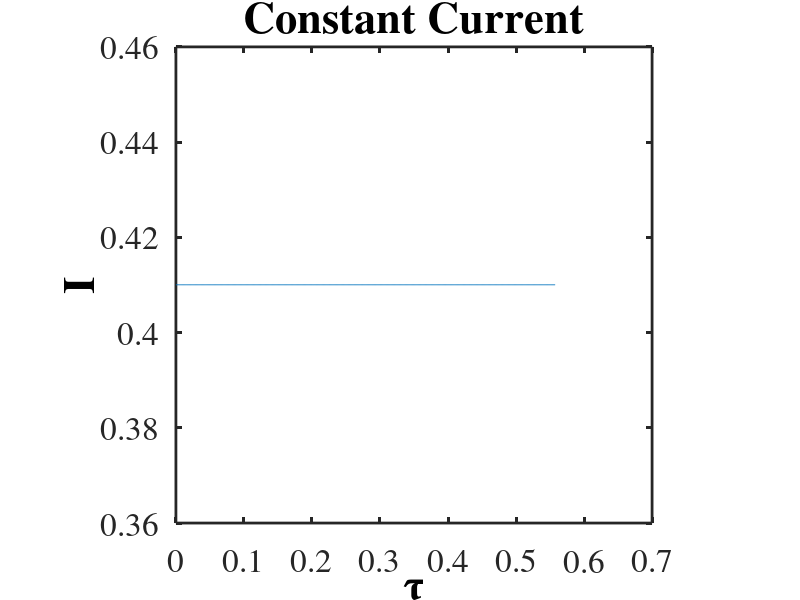
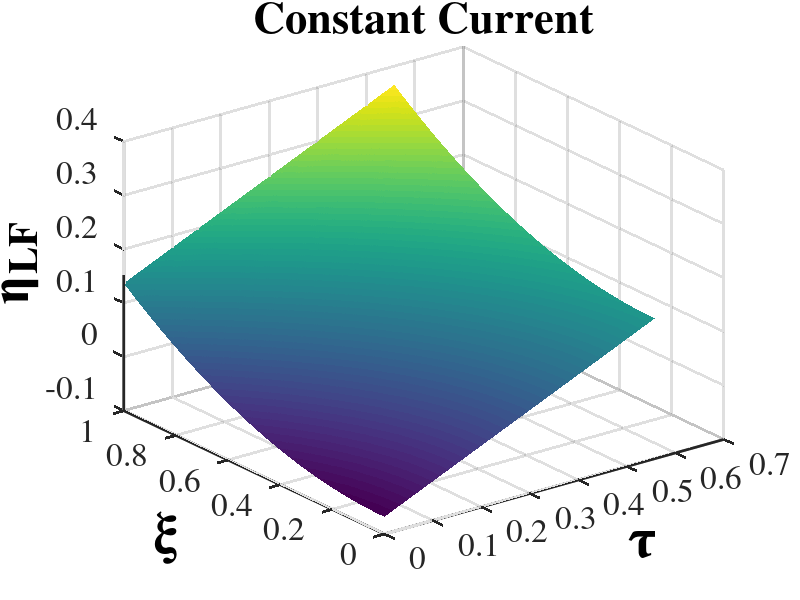
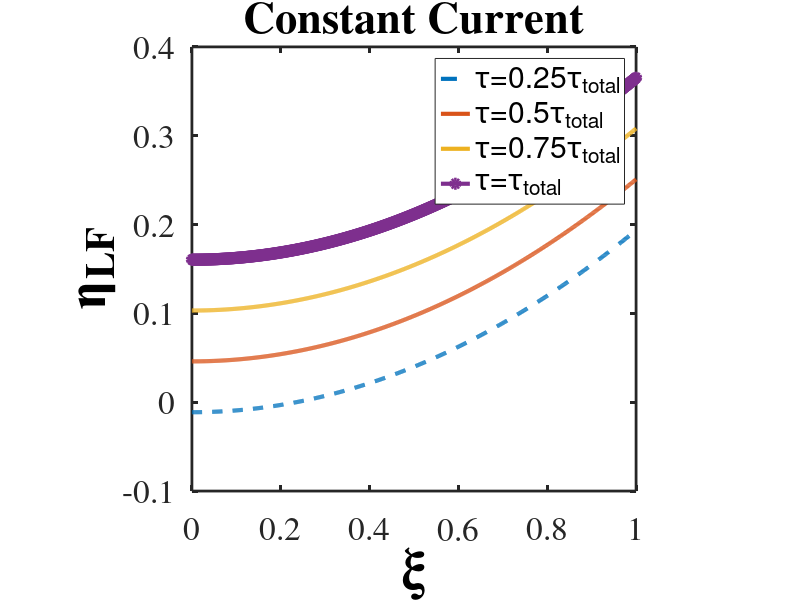

These figures' MATLAB source, in order: (Note: this script raises an error after producing the figures.)
%%%%%%%%%%%%%%%%%%%%%%%%%%%%%%%%%%%%%%%%%%%%%%%
%%% Script to solve the simple example
%%%     for model inadequecy
%%%%%%%%%%%%%%%%%%%%%%%%%%%%%%%%%%%%%%%%%%
clear all
close all


%% Parameters
kappa = 0.0195174;   %--- sec/m
sigma = 52.1;   %--- sec/m
gamma = kappa/sigma;
L = 50e-6;  %--- m
C = 0.03134;  %--- F/m2
a = 4.19956e7/C;   %--- m
V0 = 1.25;   %--- volt
Iunscaled = 200;   %--- Amp/m^2
Ls = 25e-6;  %--- m
kappa_s = 0.0311627;   %--- sec/m

Nt = 700;  %--- number of time steps
Nx = 700;  %--- number of space steps 

%% Domain
t = linspace(0,3 , Nt);  %--- sec
x = linspace(0,L , Nx);

% convert to nondimesional values
tau = (kappa*sigma/(kappa+sigma))*(1/(a*C*L^2)) .* t;
xi = x ./ L;
Nxi = Nx ; Ntau = Nt;

%% Applied Current
t_conv = a*C*L^2*(kappa+sigma)/(kappa*sigma);

I = (Iunscaled*(L/V0)*((kappa+sigma)/(sigma*kappa))) * ones(1,Nt);

figure(1)
plot(tau,I);
axis square
set(gca,'LineWidth',2,'FontSize',24,'FontWeight','normal','FontName','Times')
set(get(gca,'XLabel'),'String','\tau','FontSize',32,'FontWeight','bold','FontName','Times')
set(get(gca,'YLabel'),'String','I','FontSize',32,'FontWeight','bold','FontName','Times')
set(gcf,'Position',[1 1 round(1000) round(1000)])
set(get(gca,'Title'),'String','Constant Current','FontSize',32,'FontWeight','bold','FontName','Times')


%%========================================================
%% Solution of LF model
eta_bar = tau.*I;

for i = 1 : size(tau,2) % time
    for j = 1 : size(xi,2) % space
        etaLF(j,i) = (I(i)/2)*xi(j)^2 - ((I(i)*gamma)/(1+gamma))*xi(j) + eta_bar(i) - I(i)/6 + (I(i)*gamma)/(2*I(i)+2*gamma);
    end
end

figure
surf(tau, xi, etaLF,'EdgeColor','none')
% axis square
set(gca,'LineWidth',2,'FontSize',24,'FontWeight','normal','FontName','Times')
set(get(gca,'XLabel'),'String','\tau','FontSize',42,'FontWeight','bold','FontName','Times')
set(get(gca,'YLabel'),'String','\xi','FontSize',42,'FontWeight','bold','FontName','Times')
set(get(gca,'ZLabel'),'String','{\eta}_{LF}','FontSize',42,'FontWeight','bold','FontName','Times')
set(get(gca,'Title'),'String','Constant Current','FontSize',32,'FontWeight','bold','FontName','Times')
set(gcf,'Position',[1 1 round(1000) round(1000)])

figure
plot(xi,etaLF(:,Nt*0.25),'--','LineWidth',3); hold on
plot(xi,etaLF(:,Nt*0.5),'LineWidth',3);
plot(xi,etaLF(:,Nt*0.75),'LineWidth',3);
plot(xi,etaLF(:,Nt*1),'-o','LineWidth',3);
legend('\tau=0.25\tau_{total}', '\tau=0.5\tau_{total}', '\tau=0.75\tau_{total}','\tau=\tau_{total}')
axis square
set(gca,'LineWidth',2,'FontSize',24,'FontWeight','normal','FontName','Times')
set(get(gca,'XLabel'),'String','\xi','FontSize',42,'FontWeight','bold','FontName','Times')
set(get(gca,'YLabel'),'String','{\eta}_{LF}','FontSize',42,'FontWeight','bold','FontName','Times')
set(get(gca,'Title'),'String','Constant Current','FontSize',32,'FontWeight','bold','FontName','Times')
set(gcf,'Position',[1 1 round(1000) round(1000)])

%%========================================================
%% Solution of HF model
% 
% % computing Neumann BCs:
%-- alpha at xi=0
alpha = -I.*(gamma/(1+gamma));
%-- beta at xi=1
beta  =  I.*(1/(1+gamma));

% solving HF pde+bc using finite difference
etaHF = HFm_evolution(tau(1),tau(end),xi(1),xi(end), Ntau,Nxi, zeros(Nxi,Ntau), alpha, beta);

figure
surf(tau, xi, etaHF,'EdgeColor','none')
% axis square
set(gca,'LineWidth',2,'FontSize',24,'FontWeight','normal','FontName','Times')
set(get(gca,'XLabel'),'String','\tau','FontSize',32,'FontWeight','bold','FontName','Times')
set(get(gca,'YLabel'),'String','\xi','FontSize',32,'FontWeight','bold','FontName','Times')
set(get(gca,'ZLabel'),'String','{\eta}_{HF}','FontSize',32,'FontWeight','bold','FontName','Times')
set(get(gca,'Title'),'String','Constant Current','FontSize',32,'FontWeight','bold','FontName','Times')
set(gcf,'Position',[1 1 round(1000) round(1000)])

figure
plot(xi,etaHF(:,Nt*0.25),'--','LineWidth',3); hold on
plot(xi,etaHF(:,Nt*0.5),'LineWidth',3);
plot(xi,etaHF(:,Nt*0.75),'LineWidth',3);
plot(xi,etaHF(:,Nt*1),'-o','LineWidth',3);
legend('\tau=0.25\tau_{total}', '\tau=0.5\tau_{total}', '\tau=0.75\tau_{total}','\tau=\tau_{total}')
axis square
set(gca,'LineWidth',2,'FontSize',24,'FontWeight','normal','FontName','Times')
set(get(gca,'XLabel'),'String','\xi','FontSize',42,'FontWeight','bold','FontName','Times')
set(get(gca,'YLabel'),'String','{\eta}_{HF}','FontSize',42,'FontWeight','bold','FontName','Times')
set(get(gca,'Title'),'String','Constant Current','FontSize',32,'FontWeight','bold','FontName','Times')
set(gcf,'Position',[1 1 round(1000) round(1000)])

%%========================================================
%% Error evolution = HF model - LF model

eps_exact = etaHF - etaLF;

figure
surf(tau, xi, eps_exact,'EdgeColor','none')
% axis square
set(gca,'LineWidth',2,'FontSize',24,'FontWeight','normal','FontName','Times')
set(get(gca,'XLabel'),'String','\tau','FontSize',32,'FontWeight','bold','FontName','Times')
set(get(gca,'YLabel'),'String','\xi','FontSize',32,'FontWeight','bold','FontName','Times')
set(get(gca,'ZLabel'),'String','\epsilon_{exact}','FontSize',32,'FontWeight','bold','FontName','Times')
set(get(gca,'Title'),'String','Constant Current','FontSize',32,'FontWeight','bold','FontName','Times')
set(gcf,'Position',[1 1 round(1000) round(1000)])

figure
plot(xi,eps_exact(:,Nt*0.25),'--','LineWidth',3); hold on
plot(xi,eps_exact(:,Nt*0.5),'LineWidth',3);
plot(xi,eps_exact(:,Nt*0.75),'LineWidth',3);
plot(xi,eps_exact(:,Nt*1),'-o','LineWidth',3);
legend('\tau=0.25\tau_{total}', '\tau=0.5\tau_{total}', '\tau=0.75\tau_{total}','\tau=\tau_{total}')
axis square
set(gca,'LineWidth',2,'FontSize',24,'FontWeight','normal','FontName','Times')
set(get(gca,'XLabel'),'String','\xi','FontSize',42,'FontWeight','bold','FontName','Times')
set(get(gca,'YLabel'),'String','\epsilon_{exact}','FontSize',42,'FontWeight','bold','FontName','Times')
set(get(gca,'Title'),'String','Constant Current','FontSize',32,'FontWeight','bold','FontName','Times')
set(gcf,'Position',[1 1 round(1000) round(1000)])



%%========================================================
%% Solution of Error evolution (Paraboloc Equation Finite Difference)

% compute local residual
%dI_dtau = omega*t_conv*Im*cos(omega*t_conv.*tau);
dI_dtau = zeros(Nt,1);

for i = 1 : size(tau,2) % time
    for j = 1 : size(xi,2) % space
        rho(j,i) = dI_dtau(i)*( 0.5*xi(j)^2 - 1/6 - gamma*xi(j)/(1+gamma) + gamma/(2+2*gamma) );
    end
end

figure
surf(tau, xi,rho,'EdgeColor','none')
set(gca,'LineWidth',2,'FontSize',24,'FontWeight','normal','FontName','Times')
set(get(gca,'XLabel'),'String','\tau','FontSize',42,'FontWeight','bold','FontName','Times')
set(get(gca,'YLabel'),'String','\xi','FontSize',42,'FontWeight','bold','FontName','Times')
set(get(gca,'ZLabel'),'String','\rho','FontSize',42,'FontWeight','bold','FontName','Times')
set(get(gca,'Title'),'String','Constant Current','FontSize',32,'FontWeight','bold','FontName','Times')
set(gcf,'Position',[1 1 round(1000) round(1000)])

figure
plot(xi,rho(:,Nt*0.25),'--','LineWidth',3); hold on
plot(xi,rho(:,Nt*0.5),'LineWidth',3);
plot(xi,rho(:,Nt*0.75),'LineWidth',3);
plot(xi,rho(:,Nt*1),'-o','LineWidth',3);
legend('\tau=0.25\tau_{total}', '\tau=0.5\tau_{total}', '\tau=0.75\tau_{total}','\tau=\tau_{total}')
axis square
set(gca,'LineWidth',2,'FontSize',24,'FontWeight','normal','FontName','Times')
set(get(gca,'XLabel'),'String','\xi','FontSize',42,'FontWeight','bold','FontName','Times')
set(get(gca,'YLabel'),'String','{\rho}','FontSize',42,'FontWeight','bold','FontName','Times')
set(get(gca,'Title'),'String','Constant Current','FontSize',32,'FontWeight','bold','FontName','Times')
set(gcf,'Position',[1 1 round(1000) round(1000)])

% % compute IC: epsilon(tau=0) = etaHF(tau=0) - etaLF(tau=0): vector 1*Nx
etaHF(1:Nx,1) = 0;
ICond = etaHF(:,1) - etaLF(:,1);

% % compute BCs: 
% %-- deta/dxi = alpha  at xi=0
alpha_error = zeros(1,Nt);
 
% %-- deta/dxi = alpha  at xi=1
beta_error = zeros(1,Nt);


% compute evolution of error
epsilon = error_evolution(tau(1),tau(end),xi(1),xi(end), Ntau,Nxi, rho, ICond, alpha_error, beta_error);

figure
surf(tau, xi,epsilon,'EdgeColor','none')
% axis square
set(gca,'LineWidth',2,'FontSize',24,'FontWeight','normal','FontName','Times')
set(get(gca,'XLabel'),'String','\tau','FontSize',42,'FontWeight','bold','FontName','Times')
set(get(gca,'YLabel'),'String','\xi','FontSize',42,'FontWeight','bold','FontName','Times')
set(get(gca,'ZLabel'),'String','\epsilon','FontSize',42,'FontWeight','bold','FontName','Times')
set(get(gca,'Title'),'String','Constant Current','FontSize',32,'FontWeight','bold','FontName','Times')
set(gcf,'Position',[1 1 round(1000) round(1000)])

figure
plot(xi,epsilon(:,Nt*0.25),'--','LineWidth',3); hold on
plot(xi,epsilon(:,Nt*0.5),'LineWidth',3);
plot(xi,epsilon(:,Nt*0.75),'LineWidth',3);
plot(xi,epsilon(:,Nt*1),'-o','LineWidth',3);
legend('\tau=0.25\tau_{total}', '\tau=0.5\tau_{total}', '\tau=0.75\tau_{total}','\tau=\tau_{total}')
axis square
set(gca,'LineWidth',2,'FontSize',24,'FontWeight','normal','FontName','Times')
set(get(gca,'XLabel'),'String','\xi','FontSize',42,'FontWeight','bold','FontName','Times')
set(get(gca,'YLabel'),'String','{\epsilon}','FontSize',42,'FontWeight','bold','FontName','Times')
set(get(gca,'Title'),'String','Constant Current','FontSize',32,'FontWeight','bold','FontName','Times')
set(gcf,'Position',[1 1 round(1000) round(1000)])


%%========================================================
%% Computing Vcell
etaHF_xi0 = etaHF(1,:);
etaHF_xi1 = etaHF(end,:);
etaLF_xi0 = etaLF(1,:);
etaLF_xi1 = etaLF(end,:);

V_elecHF = ((1+2*gamma)/(1+gamma))*etaHF_xi1 - (gamma/(1+gamma))*etaHF_xi0 - (gamma/(1+gamma)^2)*I;
V_elecLF = ((1+2*gamma)/(1+gamma))*etaLF_xi1 - (gamma/(1+gamma))*etaLF_xi0 - (gamma/(1+gamma)^2)*I;


B = (Ls/kappa_s)*(kappa*sigma/(L*(kappa+sigma)));

V_cellHF = 1 - 0.5*B*I - V_elecHF;
V_cellLF = 1 - 0.5*B*I - V_elecLF;


figure
plot(tau,V_cellHF,'--','LineWidth',3); hold on
plot(tau,V_cellLF,'LineWidth',3); hold on
legend('HF model', 'LF model')
axis square
set(gca,'LineWidth',2,'FontSize',24,'FontWeight','normal','FontName','Times')
set(get(gca,'XLabel'),'String','\tau','FontSize',42,'FontWeight','bold','FontName','Times')
set(get(gca,'YLabel'),'String','V^*_{cell}','FontSize',42,'FontWeight','bold','FontName','Times')
set(get(gca,'Title'),'String','Constant Current','FontSize',32,'FontWeight','bold','FontName','Times')
set(gcf,'Position',[1 1 round(1000) round(1000)])

%%========================================================
%% Error in Velectrod

error_exact_Velec = V_elecHF - V_elecLF; 

% from eq. (62)
% epsilon0 = eps_exact(1,:);
% epsilon1 = eps_exact(end,:);
% 
% error_exact_Velec = ((1+2*gamma)/(1+gamma)) * epsilon1 - ...
%     (gamma/(1+gamma))*epsilon0;

% from eq. (67)
epsilon0 = -etaLF(1,:); % \eta error at t=0 (due to intially fully discharged assumption) 
epsilon0_0 = epsilon0(1);
epsilon0_1 = epsilon0(end);

error_estimate_Velec = ((2*gamma+1)/(gamma+1))*(epsilon0_1 + ((gamma-2)/(6*(1+gamma)))*(I-I(1))) ...
    -(gamma/(gamma+1))*(epsilon0_0 + ((1-2*gamma)/(6*(1+gamma)))*(I-I(1)));


figure
plot(tau,abs(error_exact_Velec),'b','LineWidth',3); hold on
%plot(tau,error_estimate_Velec,'r','LineWidth',3); 
% legend('exact', 'estimated')
xlabel('\tau'); ylabel('Error V^*_{electrod}');
prop_plots
